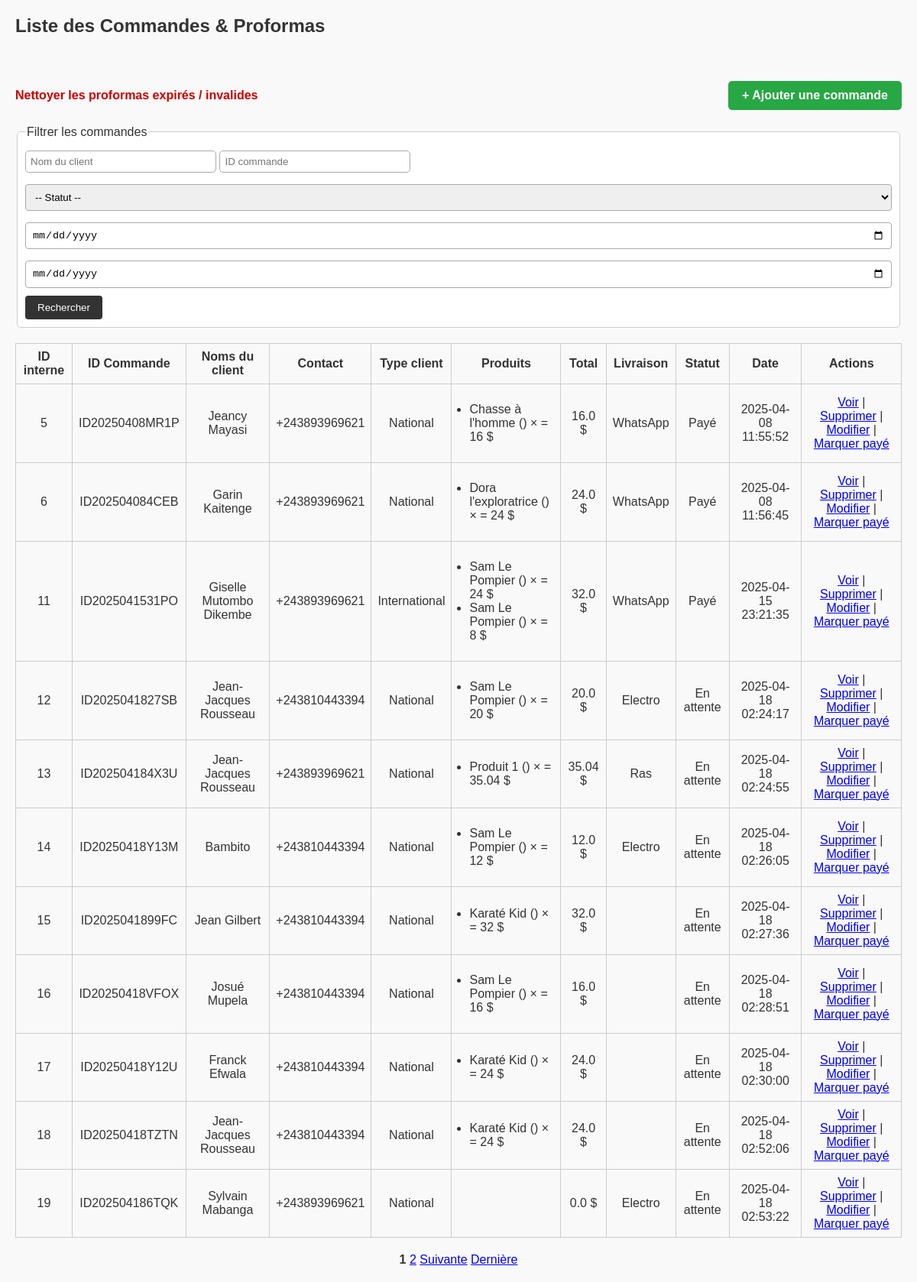
/commandes/liste, run on an earlier commit of the app's database.
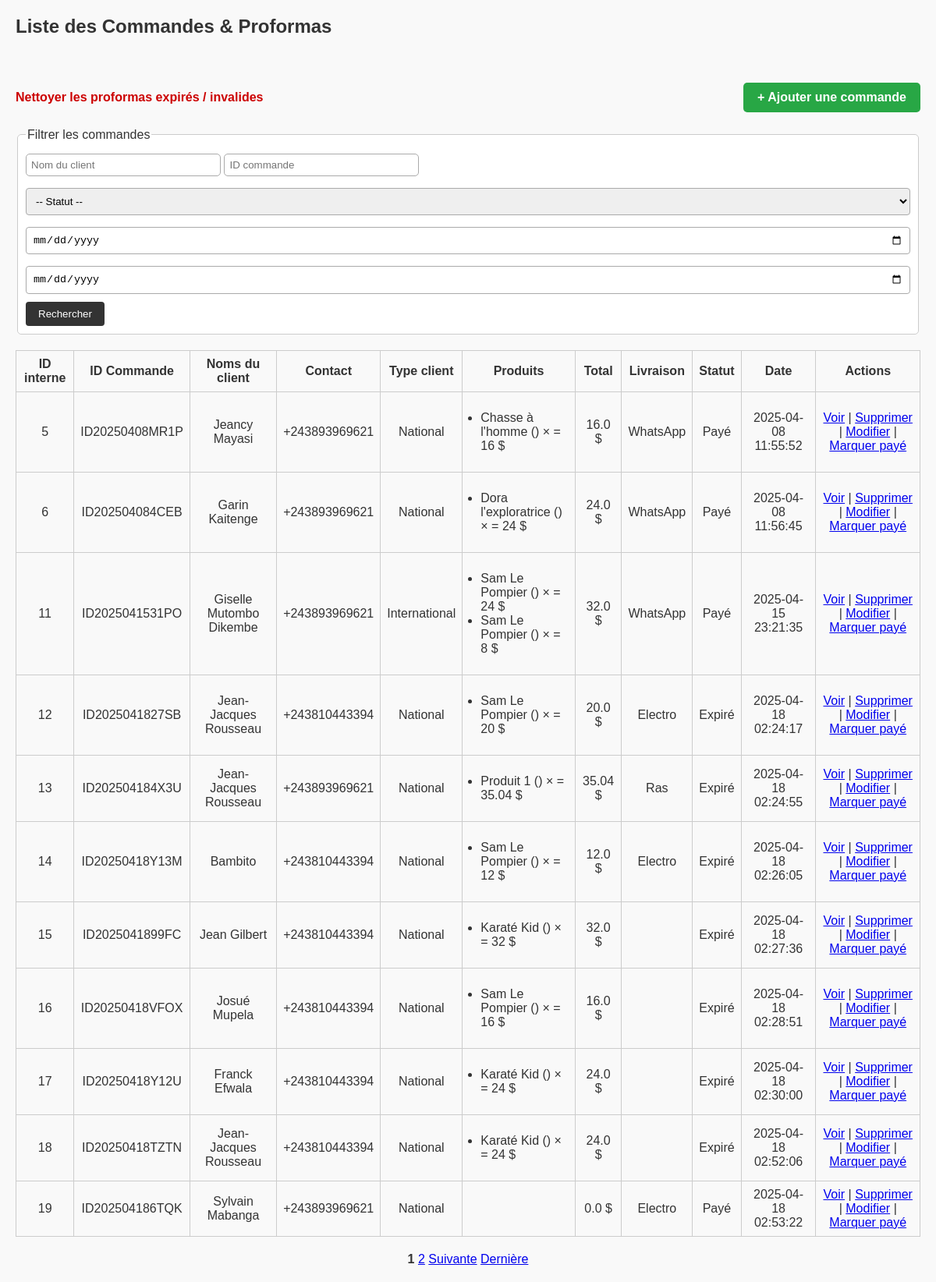
And on a later commit of the database.
### tables this page shows
CREATE TABLE proformas (
            id INTEGER PRIMARY KEY AUTOINCREMENT,
            nom_client TEXT,
            contact TEXT,
            type_client TEXT,
            produits TEXT,
            montant_total REAL,
            mode_livraison TEXT,
            frais_livraison REAL,
            observations TEXT,
            date_commande TEXT,
            date_generation TEXT,
            date_expiration TEXT,
            statut TEXT,
            chemin_fichier TEXT
        , id_commande TEXT);

### routes/commandes_routes.py (the view)
@commandes_bp.route("/liste")
def liste_commandes():
    try:
        page = int(request.args.get("page", 1))
    except ValueError:
        page = 1
    per_page = 11
    offset = (page - 1) * per_page
    conn = sqlite3.connect(DB_NAME)
    conn.row_factory = sqlite3.Row
    c = conn.cursor()
    c.execute("SELECT COUNT(*) FROM proformas")
    total = c.fetchone()[0]
    total_pages = (total + per_page - 1) // per_page
    c.execute("SELECT * FROM proformas ORDER BY id ASC LIMIT ? OFFSET ?", (per_page, offset))
    commandes = c.fetchall()
    conn.close()
    commandes_formatees = []
    for cmd in commandes:
        try:
            produits = json.loads(cmd["produits"])
        except:
            produits = []
        commandes_formatees.append({
            "id": cmd["id"],  # utilisé pour action/modif/suppression
            "id_commande": cmd["id_commande"],  # utilisé pour affichage
            "nom_client": cmd["nom_client"],
            "contact": cmd["contact"],
            "type_client": cmd["type_client"],
            "produits": produits,
            "montant_total": cmd["montant_total"],
            "statut": cmd["statut"],
            "mode_livraison": cmd["mode_livraison"],
            "frais_livraison": cmd["frais_livraison"],
            "date_generation": cmd["date_generation"]
        })
    pagination_links = get_pagination_links(page, total_pages, delta=2)
    return render_template("commandes_liste.html",
                           commandes=commandes_formatees,
                           page=page,
                           total_pages=total_pages,
                           pagination_links=pagination_links,
                           per_page=per_page)

### routes/commandes_routes.py (called while the page is built)
def get_pagination_links(page, total_pages, delta=2):
    links = []
    for p in range(1, total_pages + 1):
        if p == 1 or p == total_pages or (p >= page - delta and p <= page + delta):
            links.append(p)
        elif links[-1] != "...":
            links.append("...")
    return links

### templates/commandes_liste.html (shortened to what this page needs)
<!DOCTYPE html>
<html lang="fr">
<head>
    <link rel="stylesheet" href="{{ url_for('static', filename='style.css') }}">
</head>
<body>
    <h2>Liste des Commandes & Proformas</h2>
<br>
<div style="display: flex; justify-content: space-between; align-items: center; margin: 20px 0;">
    <a href="/commandes/nettoyer"
       style="color: #cc0000; font-weight: bold; font-size: 16px; text-decoration: none;">
        Nettoyer les proformas expirés / invalides
    </a>
    <a href="/commandes/nouvelle"
       style="background-color: #28a745; color: white; font-size: 16px; font-weight: bold;
              padding: 10px 18px; border-radius: 5px; text-decoration: none;">
        + Ajouter une commande
    </a>
</div>
    <form method="get" action="{{ url_for('commandes.rechercher_commandes') }}">
        <fieldset>
            <legend>Filtrer les commandes</legend>
            <input type="text" name="nom_client" placeholder="Nom du client" value="{{ request.args.get('nom_client', '') }}">
            <input type="text" name="id_commande" placeholder="ID commande" value="{{ request.args.get('id_commande', '') }}">
            <select name="statut">
                <option value="">-- Statut --</option>
            </select>
            <input type="date" name="date_debut" value="{{ request.args.get('date_debut', '') }}">
            <input type="date" name="date_fin" value="{{ request.args.get('date_fin', '') }}">
            <button type="submit">Rechercher</button>
        </fieldset>
    </form>
    <table border="1">
        <thead>
            <tr>
                <th>ID interne</th>
                <th>ID Commande</th>
                <th>Noms du client</th>
                <th>Contact</th>
                <th>Type client</th>
                <th>Produits</th>
                <th>Total</th>
                <th>Livraison</th>
                <th>Statut</th>
                <th>Date</th>
                <th>Actions</th>
            </tr>
        </thead>
        <tbody>
        {% for commande in commandes %}
            <tr>
                <td>{{ commande.id }}</td>
                <td>{{ commande.id_commande }}</td>
                <td>{{ commande.nom_client }}</td>
                <td>{{ commande.contact }}</td>
                <td>{{ commande.type_client }}</td>
                <td style="text-align: left;">
                    <ul style="padding-left: 15px;">
                    {% for p in commande.produits %}
                        <li>{{ p['titre'] }} ({{ p['qualité'] }}) × {{ p['quantité'] }} = {{ p['total'] }} $</li>
                    {% endfor %}
                    </ul>
                </td>
                <td>{{ commande.montant_total }} $</td>
                <td>{{ commande.mode_livraison }}</td>
                <td>{{ commande.statut }}</td>
                <td>{{ commande.date_generation }}</td>
                <td>
                    <a href="{{ url_for('commandes.view_proforma', proforma_id=commande.id) }}">Voir</a> |
                    <a href="{{ url_for('commandes.supprimer_commande', proforma_id=commande.id) }}"
                       onclick="return confirm('Confirmer la suppression ?')">Supprimer</a> |
                    <a href="{{ url_for('commandes.modifier_commande', proforma_id=commande.id) }}">Modifier</a> |
                    <a href="{{ url_for('commandes.changer_statut', proforma_id=commande.id, nouveau_statut='Payé') }}">Marquer payé</a>
                </td>
            </tr>
        {% endfor %}
        </tbody>
    </table>
    {% if pagination_links %}
    <div class="pagination" style="text-align: center; margin-top: 20px;">
        {% for p in pagination_links %}
            {% if p == page %}
                <strong class="page-link">{{ p }}</strong>
            {% elif p == '...' %}
                <span class="page-link">...</span>
            {% else %}
                <a class="page-link" href="{{ url_for('commandes.liste_commandes', page=p) }}">{{ p }}</a>
            {% endif %}
        {% endfor %}
        {% if page < total_pages %}
            <a class="page-link" href="{{ url_for('commandes.liste_commandes', page=page + 1) }}">Suivante</a>
            <a class="page-link" href="{{ url_for('commandes.liste_commandes', page=total_pages) }}">Dernière</a>
        {% endif %}
    </div>
    {% endif %}
</body>
</html>

### static/style.css (style rules this page uses)
body { font-family: Arial, sans-serif; margin: 20px; background: #f9f9f9; color: #333; }
fieldset { border: 1px solid #ccc; padding: 10px; margin-bottom: 20px; background: #fff; border-radius: 5px; }
input, select, textarea { padding: 8px; margin-top: 5px; margin-bottom: 10px; width: 100%; box-sizing: border-box; border: 1px solid #aaa; border-radius: 4px; }
button { padding: 8px 16px; background: #333; color: #fff; border: none; border-radius: 4px; cursor: pointer; }
table { width: 100%; border-collapse: collapse; margin-top: 10px; }
th, td { border: 1px solid #ccc; padding: 8px; text-align: center; }
input[type="text"] { padding: 6px; width: 250px; border-radius: 5px; border: 1px solid #aaa; }

What changed in the data, as far as the page shows it:
changed proformas "ID2025041827SB": statut "En attente" → "Expiré"
changed proformas "ID202504184X3U": statut "En attente" → "Expiré"
changed proformas "ID20250418Y13M": statut "En attente" → "Expiré"
changed proformas "ID2025041899FC": statut "En attente" → "Expiré"
changed proformas "ID20250418VFOX": statut "En attente" → "Expiré"
changed proformas "ID20250418Y12U": statut "En attente" → "Expiré"
changed proformas "ID20250418TZTN": statut "En attente" → "Expiré"
changed proformas "ID202504186TQK": statut "En attente" → "Payé"
